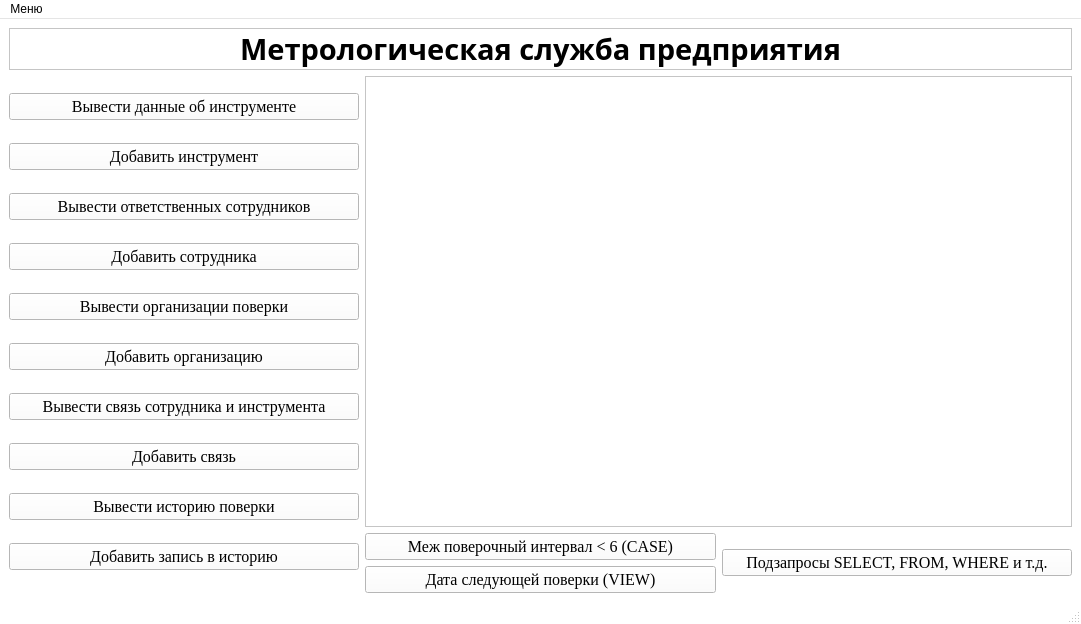
<?xml version="1.0" encoding="UTF-8"?>
<ui version="4.0">
 <class>MainWindow</class>
 <widget class="QMainWindow" name="MainWindow">
  <property name="geometry">
   <rect>
    <x>0</x>
    <y>0</y>
    <width>1081</width>
    <height>624</height>
   </rect>
  </property>
  <property name="palette">
   <palette>
    <active>
     <colorrole role="WindowText">
      <brush brushstyle="SolidPattern">
       <color alpha="255">
        <red>0</red>
        <green>0</green>
        <blue>0</blue>
       </color>
      </brush>
     </colorrole>
     <colorrole role="Button">
      <brush brushstyle="SolidPattern">
       <color alpha="255">
        <red>255</red>
        <green>255</green>
        <blue>127</blue>
       </color>
      </brush>
     </colorrole>
     <colorrole role="Light">
      <brush brushstyle="SolidPattern">
       <color alpha="255">
        <red>255</red>
        <green>0</green>
        <blue>0</blue>
       </color>
      </brush>
     </colorrole>
     <colorrole role="BrightText">
      <brush brushstyle="SolidPattern">
       <color alpha="255">
        <red>255</red>
        <green>170</green>
        <blue>0</blue>
       </color>
      </brush>
     </colorrole>
     <colorrole role="ButtonText">
      <brush brushstyle="SolidPattern">
       <color alpha="255">
        <red>0</red>
        <green>0</green>
        <blue>0</blue>
       </color>
      </brush>
     </colorrole>
     <colorrole role="Base">
      <brush brushstyle="SolidPattern">
       <color alpha="255">
        <red>255</red>
        <green>255</green>
        <blue>255</blue>
       </color>
      </brush>
     </colorrole>
     <colorrole role="Window">
      <brush brushstyle="SolidPattern">
       <color alpha="255">
        <red>255</red>
        <green>255</green>
        <blue>255</blue>
       </color>
      </brush>
     </colorrole>
     <colorrole role="HighlightedText">
      <brush brushstyle="SolidPattern">
       <color alpha="255">
        <red>85</red>
        <green>255</green>
        <blue>255</blue>
       </color>
      </brush>
     </colorrole>
     <colorrole role="PlaceholderText">
      <brush brushstyle="SolidPattern">
       <color alpha="128">
        <red>85</red>
        <green>255</green>
        <blue>255</blue>
       </color>
      </brush>
     </colorrole>
    </active>
    <inactive>
     <colorrole role="WindowText">
      <brush brushstyle="SolidPattern">
       <color alpha="255">
        <red>0</red>
        <green>0</green>
        <blue>0</blue>
       </color>
      </brush>
     </colorrole>
     <colorrole role="Button">
      <brush brushstyle="SolidPattern">
       <color alpha="255">
        <red>255</red>
        <green>255</green>
        <blue>127</blue>
       </color>
      </brush>
     </colorrole>
     <colorrole role="Light">
      <brush brushstyle="SolidPattern">
       <color alpha="255">
        <red>255</red>
        <green>0</green>
        <blue>0</blue>
       </color>
      </brush>
     </colorrole>
     <colorrole role="BrightText">
      <brush brushstyle="SolidPattern">
       <color alpha="255">
        <red>255</red>
        <green>170</green>
        <blue>0</blue>
       </color>
      </brush>
     </colorrole>
     <colorrole role="ButtonText">
      <brush brushstyle="SolidPattern">
       <color alpha="255">
        <red>0</red>
        <green>0</green>
        <blue>0</blue>
       </color>
      </brush>
     </colorrole>
     <colorrole role="Base">
      <brush brushstyle="SolidPattern">
       <color alpha="255">
        <red>255</red>
        <green>255</green>
        <blue>255</blue>
       </color>
      </brush>
     </colorrole>
     <colorrole role="Window">
      <brush brushstyle="SolidPattern">
       <color alpha="255">
        <red>255</red>
        <green>255</green>
        <blue>255</blue>
       </color>
      </brush>
     </colorrole>
     <colorrole role="HighlightedText">
      <brush brushstyle="SolidPattern">
       <color alpha="255">
        <red>85</red>
        <green>255</green>
        <blue>255</blue>
       </color>
      </brush>
     </colorrole>
     <colorrole role="PlaceholderText">
      <brush brushstyle="SolidPattern">
       <color alpha="128">
        <red>85</red>
        <green>255</green>
        <blue>255</blue>
       </color>
      </brush>
     </colorrole>
    </inactive>
    <disabled>
     <colorrole role="WindowText">
      <brush brushstyle="SolidPattern">
       <color alpha="255">
        <red>120</red>
        <green>120</green>
        <blue>120</blue>
       </color>
      </brush>
     </colorrole>
     <colorrole role="Button">
      <brush brushstyle="SolidPattern">
       <color alpha="255">
        <red>255</red>
        <green>255</green>
        <blue>127</blue>
       </color>
      </brush>
     </colorrole>
     <colorrole role="Light">
      <brush brushstyle="SolidPattern">
       <color alpha="255">
        <red>255</red>
        <green>0</green>
        <blue>0</blue>
       </color>
      </brush>
     </colorrole>
     <colorrole role="BrightText">
      <brush brushstyle="SolidPattern">
       <color alpha="255">
        <red>255</red>
        <green>170</green>
        <blue>0</blue>
       </color>
      </brush>
     </colorrole>
     <colorrole role="ButtonText">
      <brush brushstyle="SolidPattern">
       <color alpha="255">
        <red>120</red>
        <green>120</green>
        <blue>120</blue>
       </color>
      </brush>
     </colorrole>
     <colorrole role="Base">
      <brush brushstyle="SolidPattern">
       <color alpha="255">
        <red>255</red>
        <green>255</green>
        <blue>255</blue>
       </color>
      </brush>
     </colorrole>
     <colorrole role="Window">
      <brush brushstyle="SolidPattern">
       <color alpha="255">
        <red>255</red>
        <green>255</green>
        <blue>255</blue>
       </color>
      </brush>
     </colorrole>
     <colorrole role="HighlightedText">
      <brush brushstyle="SolidPattern">
       <color alpha="255">
        <red>85</red>
        <green>255</green>
        <blue>255</blue>
       </color>
      </brush>
     </colorrole>
     <colorrole role="PlaceholderText">
      <brush brushstyle="SolidPattern">
       <color alpha="128">
        <red>85</red>
        <green>255</green>
        <blue>255</blue>
       </color>
      </brush>
     </colorrole>
    </disabled>
   </palette>
  </property>
  <property name="windowTitle">
   <string>MainWindow</string>
  </property>
  <widget class="QWidget" name="centralwidget">
   <layout class="QGridLayout" name="gridLayout_4">
    <item row="0" column="0" colspan="3">
     <widget class="QLabel" name="label">
      <property name="font">
       <font>
        <family>Lucida Calligraphy</family>
        <pointsize>22</pointsize>
        <weight>75</weight>
        <italic>false</italic>
        <bold>true</bold>
        <underline>false</underline>
        <strikeout>false</strikeout>
        <stylestrategy>PreferDefault</stylestrategy>
        <kerning>true</kerning>
       </font>
      </property>
      <property name="focusPolicy">
       <enum>Qt::TabFocus</enum>
      </property>
      <property name="frameShape">
       <enum>QFrame::StyledPanel</enum>
      </property>
      <property name="text">
       <string>Метрологическая служба предприятия</string>
      </property>
      <property name="alignment">
       <set>Qt::AlignCenter</set>
      </property>
     </widget>
    </item>
    <item row="1" column="0" rowspan="2">
     <layout class="QGridLayout" name="gridLayout">
      <item row="6" column="0">
       <widget class="QPushButton" name="pushButton_11">
        <property name="palette">
         <palette>
          <active>
           <colorrole role="Button">
            <brush brushstyle="SolidPattern">
             <color alpha="255">
              <red>255</red>
              <green>255</green>
              <blue>255</blue>
             </color>
            </brush>
           </colorrole>
          </active>
          <inactive>
           <colorrole role="Button">
            <brush brushstyle="SolidPattern">
             <color alpha="255">
              <red>255</red>
              <green>255</green>
              <blue>255</blue>
             </color>
            </brush>
           </colorrole>
          </inactive>
          <disabled>
           <colorrole role="Button">
            <brush brushstyle="SolidPattern">
             <color alpha="255">
              <red>255</red>
              <green>255</green>
              <blue>255</blue>
             </color>
            </brush>
           </colorrole>
          </disabled>
         </palette>
        </property>
        <property name="font">
         <font>
          <family>Times New Roman</family>
          <pointsize>12</pointsize>
         </font>
        </property>
        <property name="text">
         <string>Вывести связь сотрудника и инструмента</string>
        </property>
       </widget>
      </item>
      <item row="0" column="0">
       <widget class="QPushButton" name="pushButton">
        <property name="palette">
         <palette>
          <active>
           <colorrole role="WindowText">
            <brush brushstyle="SolidPattern">
             <color alpha="255">
              <red>0</red>
              <green>0</green>
              <blue>0</blue>
             </color>
            </brush>
           </colorrole>
           <colorrole role="Button">
            <brush brushstyle="SolidPattern">
             <color alpha="255">
              <red>255</red>
              <green>255</green>
              <blue>255</blue>
             </color>
            </brush>
           </colorrole>
           <colorrole role="BrightText">
            <brush brushstyle="SolidPattern">
             <color alpha="255">
              <red>0</red>
              <green>0</green>
              <blue>0</blue>
             </color>
            </brush>
           </colorrole>
           <colorrole role="ButtonText">
            <brush brushstyle="SolidPattern">
             <color alpha="255">
              <red>0</red>
              <green>0</green>
              <blue>0</blue>
             </color>
            </brush>
           </colorrole>
           <colorrole role="AlternateBase">
            <brush brushstyle="SolidPattern">
             <color alpha="255">
              <red>255</red>
              <green>170</green>
              <blue>255</blue>
             </color>
            </brush>
           </colorrole>
          </active>
          <inactive>
           <colorrole role="WindowText">
            <brush brushstyle="SolidPattern">
             <color alpha="255">
              <red>0</red>
              <green>0</green>
              <blue>0</blue>
             </color>
            </brush>
           </colorrole>
           <colorrole role="Button">
            <brush brushstyle="SolidPattern">
             <color alpha="255">
              <red>255</red>
              <green>255</green>
              <blue>255</blue>
             </color>
            </brush>
           </colorrole>
           <colorrole role="BrightText">
            <brush brushstyle="SolidPattern">
             <color alpha="255">
              <red>0</red>
              <green>0</green>
              <blue>0</blue>
             </color>
            </brush>
           </colorrole>
           <colorrole role="ButtonText">
            <brush brushstyle="SolidPattern">
             <color alpha="255">
              <red>0</red>
              <green>0</green>
              <blue>0</blue>
             </color>
            </brush>
           </colorrole>
           <colorrole role="AlternateBase">
            <brush brushstyle="SolidPattern">
             <color alpha="255">
              <red>255</red>
              <green>170</green>
              <blue>255</blue>
             </color>
            </brush>
           </colorrole>
          </inactive>
          <disabled>
           <colorrole role="WindowText">
            <brush brushstyle="SolidPattern">
             <color alpha="255">
              <red>120</red>
              <green>120</green>
              <blue>120</blue>
             </color>
            </brush>
           </colorrole>
           <colorrole role="Button">
            <brush brushstyle="SolidPattern">
             <color alpha="255">
              <red>255</red>
              <green>255</green>
              <blue>255</blue>
             </color>
            </brush>
           </colorrole>
           <colorrole role="BrightText">
            <brush brushstyle="SolidPattern">
             <color alpha="255">
              <red>0</red>
              <green>0</green>
              <blue>0</blue>
             </color>
            </brush>
           </colorrole>
           <colorrole role="ButtonText">
            <brush brushstyle="SolidPattern">
             <color alpha="255">
              <red>120</red>
              <green>120</green>
              <blue>120</blue>
             </color>
            </brush>
           </colorrole>
           <colorrole role="AlternateBase">
            <brush brushstyle="SolidPattern">
             <color alpha="255">
              <red>255</red>
              <green>170</green>
              <blue>255</blue>
             </color>
            </brush>
           </colorrole>
          </disabled>
         </palette>
        </property>
        <property name="font">
         <font>
          <family>Times New Roman</family>
          <pointsize>12</pointsize>
         </font>
        </property>
        <property name="text">
         <string>Вывести данные об инструменте</string>
        </property>
       </widget>
      </item>
      <item row="7" column="0">
       <widget class="QPushButton" name="pushButton_4">
        <property name="palette">
         <palette>
          <active>
           <colorrole role="Button">
            <brush brushstyle="SolidPattern">
             <color alpha="255">
              <red>255</red>
              <green>255</green>
              <blue>255</blue>
             </color>
            </brush>
           </colorrole>
          </active>
          <inactive>
           <colorrole role="Button">
            <brush brushstyle="SolidPattern">
             <color alpha="255">
              <red>255</red>
              <green>255</green>
              <blue>255</blue>
             </color>
            </brush>
           </colorrole>
          </inactive>
          <disabled>
           <colorrole role="Button">
            <brush brushstyle="SolidPattern">
             <color alpha="255">
              <red>255</red>
              <green>255</green>
              <blue>255</blue>
             </color>
            </brush>
           </colorrole>
          </disabled>
         </palette>
        </property>
        <property name="font">
         <font>
          <family>Times New Roman</family>
          <pointsize>12</pointsize>
         </font>
        </property>
        <property name="text">
         <string>Добавить связь</string>
        </property>
       </widget>
      </item>
      <item row="5" column="0">
       <widget class="QPushButton" name="pushButton_3">
        <property name="palette">
         <palette>
          <active>
           <colorrole role="Button">
            <brush brushstyle="SolidPattern">
             <color alpha="255">
              <red>255</red>
              <green>255</green>
              <blue>255</blue>
             </color>
            </brush>
           </colorrole>
          </active>
          <inactive>
           <colorrole role="Button">
            <brush brushstyle="SolidPattern">
             <color alpha="255">
              <red>255</red>
              <green>255</green>
              <blue>255</blue>
             </color>
            </brush>
           </colorrole>
          </inactive>
          <disabled>
           <colorrole role="Button">
            <brush brushstyle="SolidPattern">
             <color alpha="255">
              <red>255</red>
              <green>255</green>
              <blue>255</blue>
             </color>
            </brush>
           </colorrole>
          </disabled>
         </palette>
        </property>
        <property name="font">
         <font>
          <family>Times New Roman</family>
          <pointsize>12</pointsize>
         </font>
        </property>
        <property name="text">
         <string>Добавить организацию</string>
        </property>
       </widget>
      </item>
      <item row="1" column="0">
       <widget class="QPushButton" name="pushButton_2">
        <property name="palette">
         <palette>
          <active>
           <colorrole role="Button">
            <brush brushstyle="SolidPattern">
             <color alpha="255">
              <red>255</red>
              <green>255</green>
              <blue>255</blue>
             </color>
            </brush>
           </colorrole>
          </active>
          <inactive>
           <colorrole role="Button">
            <brush brushstyle="SolidPattern">
             <color alpha="255">
              <red>255</red>
              <green>255</green>
              <blue>255</blue>
             </color>
            </brush>
           </colorrole>
          </inactive>
          <disabled>
           <colorrole role="Button">
            <brush brushstyle="SolidPattern">
             <color alpha="255">
              <red>255</red>
              <green>255</green>
              <blue>255</blue>
             </color>
            </brush>
           </colorrole>
          </disabled>
         </palette>
        </property>
        <property name="font">
         <font>
          <family>Times New Roman</family>
          <pointsize>12</pointsize>
         </font>
        </property>
        <property name="text">
         <string>Добавить инструмент</string>
        </property>
       </widget>
      </item>
      <item row="4" column="0">
       <widget class="QPushButton" name="pushButton_10">
        <property name="palette">
         <palette>
          <active>
           <colorrole role="Button">
            <brush brushstyle="SolidPattern">
             <color alpha="255">
              <red>255</red>
              <green>255</green>
              <blue>255</blue>
             </color>
            </brush>
           </colorrole>
          </active>
          <inactive>
           <colorrole role="Button">
            <brush brushstyle="SolidPattern">
             <color alpha="255">
              <red>255</red>
              <green>255</green>
              <blue>255</blue>
             </color>
            </brush>
           </colorrole>
          </inactive>
          <disabled>
           <colorrole role="Button">
            <brush brushstyle="SolidPattern">
             <color alpha="255">
              <red>255</red>
              <green>255</green>
              <blue>255</blue>
             </color>
            </brush>
           </colorrole>
          </disabled>
         </palette>
        </property>
        <property name="font">
         <font>
          <family>Times New Roman</family>
          <pointsize>12</pointsize>
         </font>
        </property>
        <property name="text">
         <string>Вывести организации поверки</string>
        </property>
       </widget>
      </item>
      <item row="3" column="0">
       <widget class="QPushButton" name="pushButton_12">
        <property name="palette">
         <palette>
          <active>
           <colorrole role="Button">
            <brush brushstyle="SolidPattern">
             <color alpha="255">
              <red>255</red>
              <green>255</green>
              <blue>255</blue>
             </color>
            </brush>
           </colorrole>
          </active>
          <inactive>
           <colorrole role="Button">
            <brush brushstyle="SolidPattern">
             <color alpha="255">
              <red>255</red>
              <green>255</green>
              <blue>255</blue>
             </color>
            </brush>
           </colorrole>
          </inactive>
          <disabled>
           <colorrole role="Button">
            <brush brushstyle="SolidPattern">
             <color alpha="255">
              <red>255</red>
              <green>255</green>
              <blue>255</blue>
             </color>
            </brush>
           </colorrole>
          </disabled>
         </palette>
        </property>
        <property name="font">
         <font>
          <family>Times New Roman</family>
          <pointsize>12</pointsize>
         </font>
        </property>
        <property name="text">
         <string>Добавить сотрудника</string>
        </property>
       </widget>
      </item>
      <item row="2" column="0">
       <widget class="QPushButton" name="pushButton_9">
        <property name="palette">
         <palette>
          <active>
           <colorrole role="Button">
            <brush brushstyle="SolidPattern">
             <color alpha="255">
              <red>255</red>
              <green>255</green>
              <blue>255</blue>
             </color>
            </brush>
           </colorrole>
          </active>
          <inactive>
           <colorrole role="Button">
            <brush brushstyle="SolidPattern">
             <color alpha="255">
              <red>255</red>
              <green>255</green>
              <blue>255</blue>
             </color>
            </brush>
           </colorrole>
          </inactive>
          <disabled>
           <colorrole role="Button">
            <brush brushstyle="SolidPattern">
             <color alpha="255">
              <red>255</red>
              <green>255</green>
              <blue>255</blue>
             </color>
            </brush>
           </colorrole>
          </disabled>
         </palette>
        </property>
        <property name="font">
         <font>
          <family>Times New Roman</family>
          <pointsize>12</pointsize>
         </font>
        </property>
        <property name="text">
         <string>Вывести ответственных сотрудников</string>
        </property>
       </widget>
      </item>
      <item row="8" column="0">
       <widget class="QPushButton" name="pushButton_14">
        <property name="palette">
         <palette>
          <active>
           <colorrole role="Button">
            <brush brushstyle="SolidPattern">
             <color alpha="255">
              <red>255</red>
              <green>255</green>
              <blue>255</blue>
             </color>
            </brush>
           </colorrole>
          </active>
          <inactive>
           <colorrole role="Button">
            <brush brushstyle="SolidPattern">
             <color alpha="255">
              <red>255</red>
              <green>255</green>
              <blue>255</blue>
             </color>
            </brush>
           </colorrole>
          </inactive>
          <disabled>
           <colorrole role="Button">
            <brush brushstyle="SolidPattern">
             <color alpha="255">
              <red>255</red>
              <green>255</green>
              <blue>255</blue>
             </color>
            </brush>
           </colorrole>
          </disabled>
         </palette>
        </property>
        <property name="font">
         <font>
          <family>Times New Roman</family>
          <pointsize>12</pointsize>
         </font>
        </property>
        <property name="text">
         <string>Вывести историю поверки</string>
        </property>
       </widget>
      </item>
      <item row="9" column="0">
       <widget class="QPushButton" name="pushButton_15">
        <property name="palette">
         <palette>
          <active>
           <colorrole role="Button">
            <brush brushstyle="SolidPattern">
             <color alpha="255">
              <red>255</red>
              <green>255</green>
              <blue>255</blue>
             </color>
            </brush>
           </colorrole>
          </active>
          <inactive>
           <colorrole role="Button">
            <brush brushstyle="SolidPattern">
             <color alpha="255">
              <red>255</red>
              <green>255</green>
              <blue>255</blue>
             </color>
            </brush>
           </colorrole>
          </inactive>
          <disabled>
           <colorrole role="Button">
            <brush brushstyle="SolidPattern">
             <color alpha="255">
              <red>255</red>
              <green>255</green>
              <blue>255</blue>
             </color>
            </brush>
           </colorrole>
          </disabled>
         </palette>
        </property>
        <property name="font">
         <font>
          <family>Times New Roman</family>
          <pointsize>12</pointsize>
         </font>
        </property>
        <property name="text">
         <string>Добавить запись в историю</string>
        </property>
       </widget>
      </item>
     </layout>
    </item>
    <item row="1" column="1" colspan="2">
     <widget class="QTableView" name="tableView">
      <property name="palette">
       <palette>
        <active>
         <colorrole role="Base">
          <brush brushstyle="SolidPattern">
           <color alpha="255">
            <red>255</red>
            <green>255</green>
            <blue>255</blue>
           </color>
          </brush>
         </colorrole>
         <colorrole role="Window">
          <brush brushstyle="SolidPattern">
           <color alpha="255">
            <red>255</red>
            <green>255</green>
            <blue>255</blue>
           </color>
          </brush>
         </colorrole>
        </active>
        <inactive>
         <colorrole role="Base">
          <brush brushstyle="SolidPattern">
           <color alpha="255">
            <red>255</red>
            <green>255</green>
            <blue>255</blue>
           </color>
          </brush>
         </colorrole>
         <colorrole role="Window">
          <brush brushstyle="SolidPattern">
           <color alpha="255">
            <red>255</red>
            <green>255</green>
            <blue>255</blue>
           </color>
          </brush>
         </colorrole>
        </inactive>
        <disabled>
         <colorrole role="Base">
          <brush brushstyle="SolidPattern">
           <color alpha="255">
            <red>255</red>
            <green>255</green>
            <blue>255</blue>
           </color>
          </brush>
         </colorrole>
         <colorrole role="Window">
          <brush brushstyle="SolidPattern">
           <color alpha="255">
            <red>255</red>
            <green>255</green>
            <blue>255</blue>
           </color>
          </brush>
         </colorrole>
        </disabled>
       </palette>
      </property>
     </widget>
    </item>
    <item row="2" column="1">
     <layout class="QGridLayout" name="gridLayout_2">
      <item row="2" column="0">
       <widget class="QPushButton" name="pushButton_8">
        <property name="palette">
         <palette>
          <active>
           <colorrole role="Button">
            <brush brushstyle="SolidPattern">
             <color alpha="255">
              <red>255</red>
              <green>255</green>
              <blue>255</blue>
             </color>
            </brush>
           </colorrole>
          </active>
          <inactive>
           <colorrole role="Button">
            <brush brushstyle="SolidPattern">
             <color alpha="255">
              <red>255</red>
              <green>255</green>
              <blue>255</blue>
             </color>
            </brush>
           </colorrole>
          </inactive>
          <disabled>
           <colorrole role="Button">
            <brush brushstyle="SolidPattern">
             <color alpha="255">
              <red>255</red>
              <green>255</green>
              <blue>255</blue>
             </color>
            </brush>
           </colorrole>
          </disabled>
         </palette>
        </property>
        <property name="font">
         <font>
          <family>Times New Roman</family>
          <pointsize>12</pointsize>
         </font>
        </property>
        <property name="text">
         <string>Дата следующей поверки (VIEW)</string>
        </property>
       </widget>
      </item>
      <item row="1" column="0">
       <widget class="QPushButton" name="pushButton_5">
        <property name="palette">
         <palette>
          <active>
           <colorrole role="Button">
            <brush brushstyle="SolidPattern">
             <color alpha="255">
              <red>255</red>
              <green>255</green>
              <blue>255</blue>
             </color>
            </brush>
           </colorrole>
          </active>
          <inactive>
           <colorrole role="Button">
            <brush brushstyle="SolidPattern">
             <color alpha="255">
              <red>255</red>
              <green>255</green>
              <blue>255</blue>
             </color>
            </brush>
           </colorrole>
          </inactive>
          <disabled>
           <colorrole role="Button">
            <brush brushstyle="SolidPattern">
             <color alpha="255">
              <red>255</red>
              <green>255</green>
              <blue>255</blue>
             </color>
            </brush>
           </colorrole>
          </disabled>
         </palette>
        </property>
        <property name="font">
         <font>
          <family>Times New Roman</family>
          <pointsize>12</pointsize>
         </font>
        </property>
        <property name="text">
         <string>Меж поверочный интервал &lt; 6 (CASE)</string>
        </property>
       </widget>
      </item>
     </layout>
    </item>
    <item row="2" column="2">
     <layout class="QGridLayout" name="gridLayout_3">
      <item row="0" column="0">
       <widget class="QPushButton" name="pushButton_7">
        <property name="palette">
         <palette>
          <active>
           <colorrole role="Button">
            <brush brushstyle="SolidPattern">
             <color alpha="255">
              <red>255</red>
              <green>255</green>
              <blue>255</blue>
             </color>
            </brush>
           </colorrole>
          </active>
          <inactive>
           <colorrole role="Button">
            <brush brushstyle="SolidPattern">
             <color alpha="255">
              <red>255</red>
              <green>255</green>
              <blue>255</blue>
             </color>
            </brush>
           </colorrole>
          </inactive>
          <disabled>
           <colorrole role="Button">
            <brush brushstyle="SolidPattern">
             <color alpha="255">
              <red>255</red>
              <green>255</green>
              <blue>255</blue>
             </color>
            </brush>
           </colorrole>
          </disabled>
         </palette>
        </property>
        <property name="font">
         <font>
          <family>Times New Roman</family>
          <pointsize>12</pointsize>
         </font>
        </property>
        <property name="text">
         <string>Подзапросы SELECT, FROM, WHERE и т.д.</string>
        </property>
       </widget>
      </item>
     </layout>
    </item>
   </layout>
  </widget>
  <widget class="QMenuBar" name="menubar">
   <property name="geometry">
    <rect>
     <x>0</x>
     <y>0</y>
     <width>1081</width>
     <height>21</height>
    </rect>
   </property>
   <widget class="QMenu" name="menu">
    <property name="title">
     <string>Меню</string>
    </property>
    <addaction name="action"/>
   </widget>
   <addaction name="menu"/>
  </widget>
  <widget class="QStatusBar" name="statusbar"/>
  <action name="action">
   <property name="text">
    <string>Соединение с бд</string>
   </property>
  </action>
 </widget>
 <resources/>
 <connections/>
</ui>
